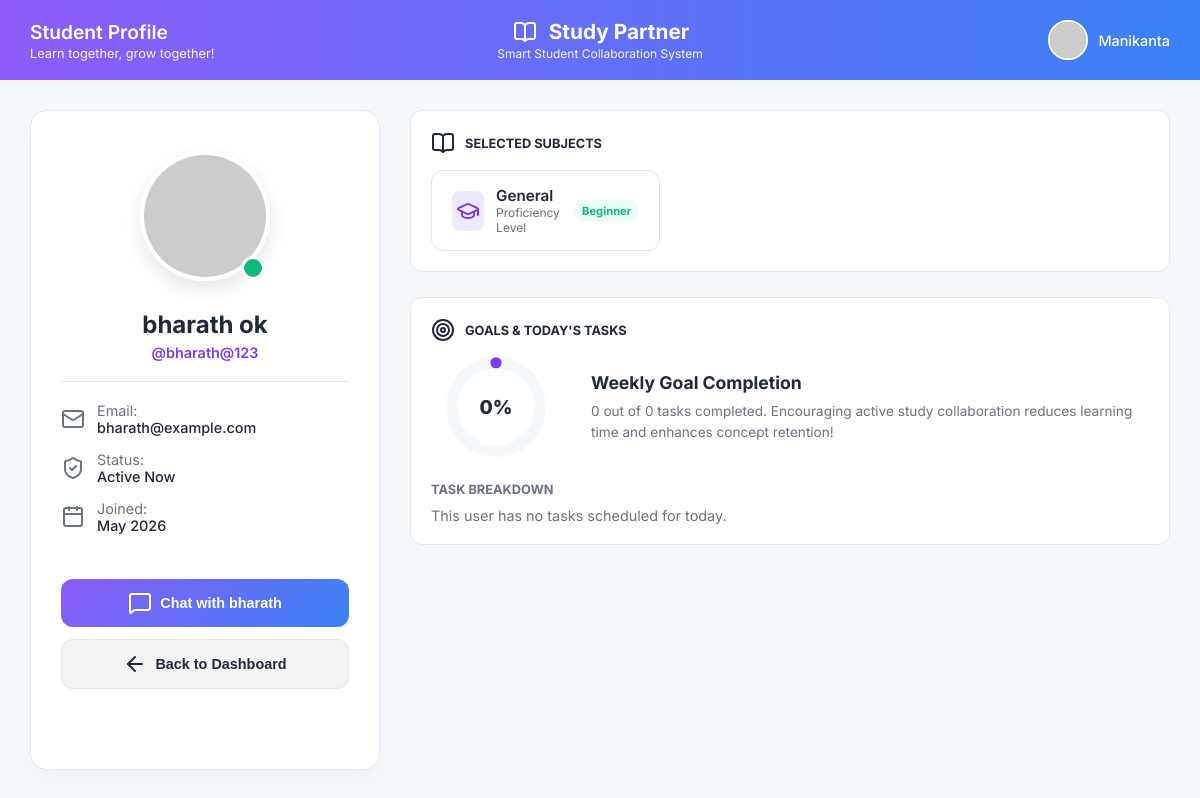
Before: /profile/bharath@123/ (signed in) with the older database file.
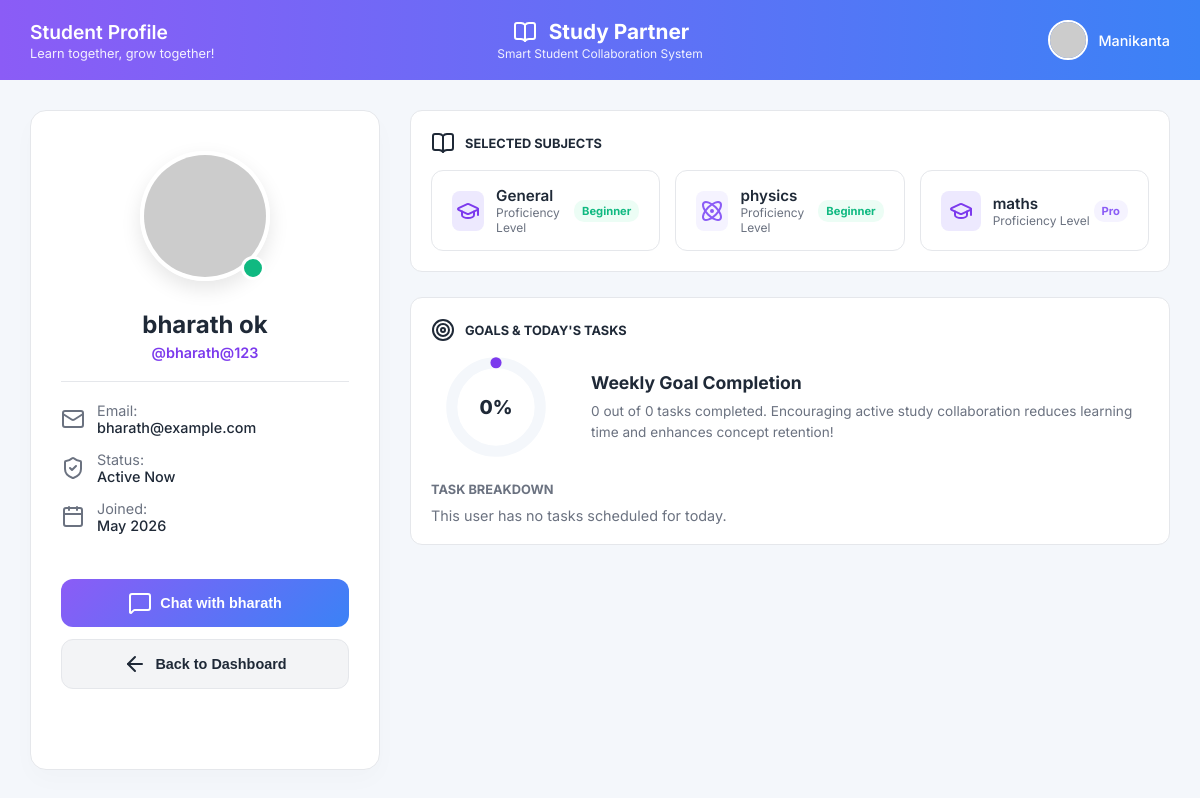
After: the same page with the newer database file.
### main/models.py (models this page shows, shortened)
class SubjectSelection(models.Model):
    student = models.ForeignKey(Profile, on_delete=models.CASCADE, related_name='subject_selections')
    subject = models.ForeignKey(Subject, on_delete=models.CASCADE)
    level = models.CharField(max_length=20, choices=Profile.LEVEL_CHOICES, default='beginner')

class Subject(models.Model):
    name = models.CharField(max_length=100)

### main/views.py (the view)
# urls.py: path('profile/<str:username>/', views.profile_view, name='profile'),
@login_required
def profile_view(request, username):
    from django.shortcuts import get_object_or_404
    target_user = get_object_or_404(User, username=username)
    target_profile, _ = Profile.objects.get_or_create(user=target_user)
    subject_selections = target_profile.subject_selections.all()
    tasks = Task.objects.filter(user=target_user)
    completed_tasks = tasks.filter(completed=True).count()
    total_tasks = tasks.count()
    task_progress = int((completed_tasks / total_tasks * 100)) if total_tasks > 0 else 0
    context = {
        'target_user': target_user,
        'target_profile': target_profile,
        'subject_selections': subject_selections,
        'tasks': tasks,
        'task_progress': task_progress,
        'total_tasks': total_tasks,
        'completed_tasks': completed_tasks,
    }
    return render(request, 'main/profile.html', context)

### templates/main/profile.html (shortened to what the changed rows need)
<!DOCTYPE html>
<html lang="en">
<head>
    {% load static %}
    <link rel="stylesheet" href="{% static 'css/style.css' %}">
</head>
<body>
    <div class="app-container">
        <header class="header">
            <div class="header-left">
                <div class="user-info">
                    <h2>Student Profile</h2>
                </div>
            </div>
            <div class="header-center">
                <div class="header-center-top">
                    <h1>Study Partner</h1>
                </div>
            </div>
        </header>
        <div class="main-content" style="overflow-y: auto;">
            <div class="profile-container">
                <div class="profile-left-card">
                    <h2 class="profile-name">{{ target_user.first_name }} {{ target_user.last_name }}</h2>
                </div>
                <div class="profile-right-content">
                    <div class="card">
                        <h2 class="card-title"><i data-lucide="book-open"></i> Selected Subjects</h2>
                        {% if subject_selections %}
                            <div class="subjects-grid">
                                {% for sel in subject_selections %}
                                    <div class="subject-card">
                                        <div class="subject-card-left">
                                            <div class="subj-icon" style="
                                                {% if sel.subject.name|lower == 'mathematics' %}
                                                    background: var(--bg-math); color: var(--c-math);
                                                {% elif sel.subject.name|lower == 'physics' %}
                                                    background: var(--bg-phy); color: var(--c-phy);
                                                {% elif sel.subject.name|lower == 'chemistry' %}
                                                    background: var(--bg-chem); color: var(--c-chem);
                                                {% elif sel.subject.name|lower == 'biology' %}
                                                    background: var(--bg-bio); color: var(--c-bio);
                                                {% elif sel.subject.name|lower == 'economics' %}
                                                    background: var(--bg-eco); color: var(--c-eco);
                                                {% elif sel.subject.name|lower == 'zoology' %}
                                                    background: var(--bg-zoo); color: var(--c-zoo);
                                                {% else %}
                                                    background: var(--primary-light); color: var(--primary);
                                                {% endif %}
                                            ">
                                                <i data-lucide="
                                                    {% if sel.subject.name|lower == 'mathematics' %}calculator
                                                    {% elif sel.subject.name|lower == 'physics' %}atom
                                                    {% elif sel.subject.name|lower == 'chemistry' %}flask-conical
                                                    {% elif sel.subject.name|lower == 'biology' %}dna
                                                    {% elif sel.subject.name|lower == 'economics' %}line-chart
                                                    {% elif sel.subject.name|lower == 'zoology' %}bug
                                                    {% else %}graduation-cap{% endif %}
                                                "></i>
                                            </div>
                                            <div class="subj-details">
                                                <h4>{{ sel.subject.name }}</h4>
                                                <p>Proficiency Level</p>
                                            </div>
                                        </div>
                                        <span class="level-badge" style="
                                            {% if sel.level == 'pro' %}
                                                background: var(--bg-phy); color: var(--c-phy);
                                            {% elif sel.level == 'intermediate' %}
                                                background: var(--bg-math); color: var(--c-math);
                                            {% else %}
                                                background: var(--bg-chem); color: var(--c-chem);
                                            {% endif %}
                                        ">{{ sel.level }}</span>
                                    </div>
                                {% endfor %}
                            </div>
                        {% else %}
                            <p style="color: var(--text-muted); font-size: 0.9rem; margin-top: 10px;">This user has not selected any specific study subjects yet.</p>
                        {% endif %}
                    </div>
                    <div class="card">
                        <h2 class="card-title"><i data-lucide="target"></i> Goals & Today's Tasks</h2>
                    </div>
                </div>
            </div>
        </div>
    </div>
</body>
</html>

Changed rows visible on the page:
added SubjectSelection: subject.name "physics", level "Beginner"
added SubjectSelection: subject.name "maths", level "Pro"
